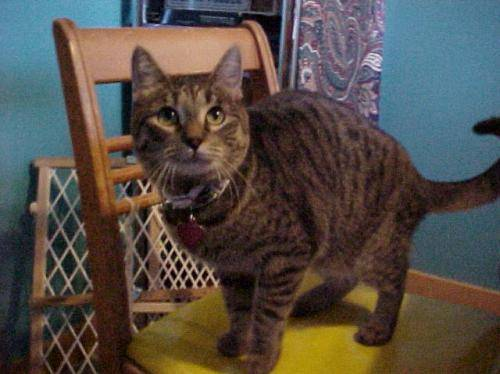
#> input picture animals/cats/cats_00001.jpg, 500 x 374 px; its folder holds 4 pictures in this run
$ jupyter execute --allow-errors calixte.ipynb
#> lines starting #> are read from the running program, lines starting #| are printed output that depends on the picture
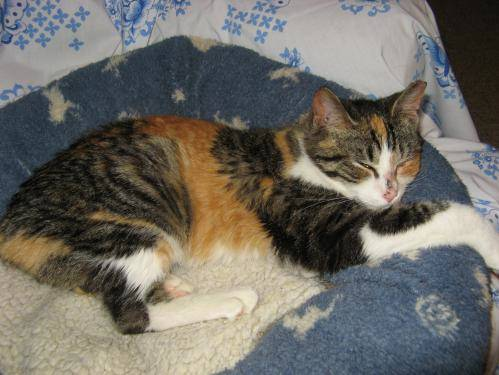
#> input picture animals/cats/cats_00002.jpg, 499 x 375 px
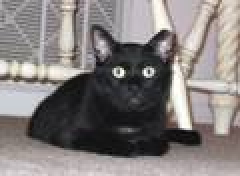
#> input picture animals/cats/cats_00003.jpg, 120 x 88 px (shown 2 times larger)
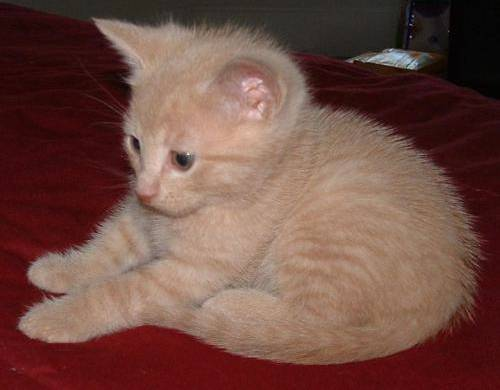
#> input picture animals/cats/cats_00004.jpg, 500 x 390 px
[cell 1]
import numpy as np
import skimage
import matplotlib.pyplot as plt
import skimage

from skimage.feature import hog
from skimage.feature import canny
from skimage import data, exposure
from skimage.exposure import histogram
from skimage.feature import match_template
from skimage.transform import rescale
from skimage.util import random_noise
from scipy.signal import correlate2d
from skimage import io
from skimage.transform import resize

[cell 2]
size = 256

sigma_value = 2
low_threshold_value = 0.1
high_threshold_value = 0.4

pixels_per_cell_value = 5

number_of_animals_to_compare = 10
animal_type = "cats/cats"
#> (the rest of this cell did not finish here and is left out)
